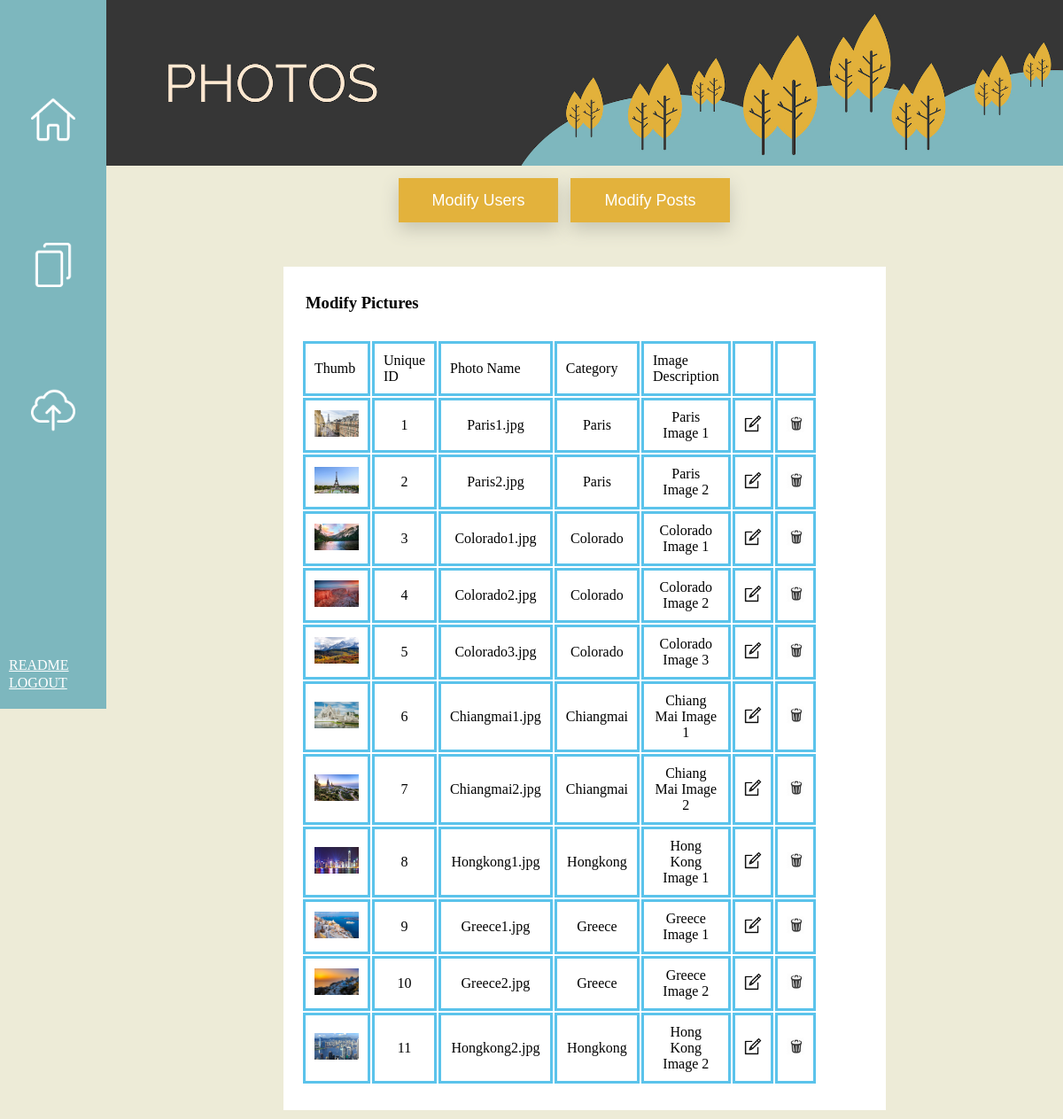
Page /modifyPhotos.php (signed in) on the committed database.
### tables this page shows
CREATE TABLE `Images` (
  `uniqueID` int(50) NOT NULL,
  `uniqueIDPhoto` varchar(50) NOT NULL,
  `ImgNum` int(50) NOT NULL,
  `ImgDes` varchar(100) NOT NULL,
  `accountType` varchar(50) NOT NULL
);

### modifyPhotos.php (the view, shortened to what this page needs)
<!DOCTYPE html>
<html xmls = "http://wwww.w3.org/1999/xhtml" xml:lang="en" lang="en">
<head>
<link rel="stylesheet" type="text/css" href="MASTER.css">
</head>
<body>
    <div class="content">
        <?php
            include("includes/openDBconn.php");
            include("includes/menu-alt.php"); ?>
        <div class="content-main">
<img style = "width: 100%;" src = "header/PHOTOS.jpg" alt = "header">
            <?php
                if($_SESSION["accountType"] != 0 && $_SESSION["accountType"] != 1) {?>
                <div class="button-container">
                <a style="text-decoration: none;" href="modifyUsers.php"><button class="button-default">Modify Users</button></a>
                <a style="text-decoration: none;" href="modifyPhotos.php"><button class="button-default">Modify Posts</button></a>
                </div>
                <?php } else if($_SESSION["accountType"] != 0) { ?>
                <a style="text-decoration: none;" href="idk.com"><button class="button-default">Modify Posts</button></a>
                <?php } else{ }?>
<?php
		$sql= "SELECT * FROM Images";
		$result=$conn->query($sql);
		?>
		<form style="width: 680px; height: auto;" id="form0" name="form0" method="post" action="modifyPhotosDo.php">
			<fieldset id="modifyPhotos">
				<legend>Modify Pictures</legend>
				<table style="margin-top: 20px; margin-left: auto; margin-right: auto;">
        <tr>
                        <td style="border: 3px solid #5BC3EB; padding: 10px; background-color: white;">Thumb</td>
                        <td style="border: 3px solid #5BC3EB;padding: 10px; background-color: white;">Unique ID</td>
                        <td style="border: 3px solid #5BC3EB;padding: 10px; background-color: white;">Photo Name</td>
                        <td style="border: 3px solid #5BC3EB;padding: 10px; background-color: white;">Category</td>
                        <td style="border: 3px solid #5BC3EB;padding: 10px; background-color: white;">Image Description</td>
						<td style="border: 3px solid #5BC3EB;padding: 10px; background-color: white;"></td>
						<td style="border: 3px solid #5BC3EB;padding: 10px; background-color: white;"></td>
                        </tr>
            <?php
                  if ($result->num_rows>0){
                    while ($row = $result->fetch_assoc()){
                    ?>
                        <tr>
                        <td style="border: 3px solid #5BC3EB; text-align: center; padding: 10px; background-color: white;"><img class="hover-shadow" style="width:50px;  height: 30px;" src="<?php echo("upload/".$row["uniqueIDPhoto"]); ?>"></td>
                        <td style="border: 3px solid #5BC3EB; text-align: center; padding: 10px; background-color: white;"><?php echo(trim($row["uniqueID"])); $id = trim($row["uniqueID"]);  ?></td>
                        <td style="border: 3px solid #5BC3EB; text-align: center; padding: 10px; background-color: white;"><?php echo(trim($row["uniqueIDPhoto"]));   ?></td>
                        <td style="border: 3px solid #5BC3EB; text-align: center; padding: 10px; background-color: white;"><?php echo(trim($row["accountType"]));   ?></td>
                        <td style="border: 3px solid #5BC3EB; text-align: center; padding: 10px; background-color: white;"><?php echo(trim($row["ImgDes"]));   ?></td>
                        <td style="border: 3px solid #5BC3EB; text-align: center; padding: 10px; background-color: white;">
                        <a href = "editImage.php?id=<?php echo(trim($row["uniqueIDPhoto"]));?>"><img style="width: 20px;" src="icons/edit.png"></a></td>
                        <td style="border: 3px solid #5BC3EB; text-align: center; padding: 10px; background-color: white;">
                        <a href = "imageDeleteDo.php?id=<?php echo(trim($row["uniqueIDPhoto"]));?>"> <img style="width: 20px;" src="icons/trash.png"></a></td>
                        </tr>
                    <?php
                    }
                }
            ?>
        </table>
				<br>
			</fieldset>
        </div>
    </div>
</body>
</html>

### includes/menu-alt.php
<head>
<link rel="stylesheet" type="text/css" href="MASTER.css">
</head>
<body>
<div class="sidebar">
<p>
    <a href = "home.php"><img style="width: 50px;" src="icons/house.png"></a>
    <a href = "gallery.php"><img style="width: 50px;" src="icons/gallery.png"></a>
    <?php
    if($_SESSION["accountType"] != "0" || $_SESSION["accountType"] != "0") {?>
     <a href = "upload.php"><img style="width: 50px;" src="icons/upload.png"></a>
    <?php
    } else{ }?>
</p>
<a style="margin-bottom: 30px; position: absolute; text-align: center;" class="logout" href = "readme.php">README</a>
<a style="position: absolute; text-align: center;" class="logout" href = "logout.php">LOGOUT</a>
</div>
</body>

### MASTER.css (style rules this page uses)
body { height: 100%; padding: 0; margin: 0; background-color: #F5F9FA; }
.button-container { width: 430px; margin: 10px auto 10px auto; }
.button-default { height: 50px; width: 180px; color: white; background-color: #E3B23C; border: none; margin: 0 5px 0 5px; display: inline-block; font-size: 18px; box-shadow: 0px 8px 20px #C6C5B4; }
.content { display: flex; height: auto; background-color: #EDEBD7; }
.content-main { flex: 90%; }
.sidebar { flex: 10%; background-color: #7DB7BE; height: 100vh; position: relative; }
p { display: block; text-align: center; text-transform: uppercase; margin: 100px 0 30px 0; }
p > a { display: block; font-weight: bold; margin: 90px 0 40px 0; text-decoration: underline; color:white; padding: 10px; }
.logout { position: absolute; bottom: 0; text-align: center; color: white; padding: 10px; margin: 0 auto 10px auto; display: block; }
form { margin-top: 50px; padding-top: 20px; background-color: rgb(255, 255, 255); width: 450px; margin-left: auto; margin-right: auto; display: block; height: 400px; }
fieldset { padding:10px; border: none; background-color: rgb(255, 255, 255); width:400px; overflow:auto; margin:10px; }
legend { color:#000000; margin:0 10px 0 0; padding: 0 5px; font-size:14pt; font-weight:bold; }
img.hover-shadow { transition: 0.3s; }

### rows in the picture
images: uniqueIDPhoto (picture), uniqueID "1", uniqueIDPhoto "Paris1.jpg", accountType "Paris", ImgDes "Paris Image 1"
images: uniqueIDPhoto (picture), uniqueID "2", uniqueIDPhoto "Paris2.jpg", accountType "Paris", ImgDes "Paris Image 2"
images: uniqueIDPhoto (picture), uniqueID "3", uniqueIDPhoto "Colorado1.jpg", accountType "Colorado", ImgDes "Colorado Image 1"
images: uniqueIDPhoto (picture), uniqueID "4", uniqueIDPhoto "Colorado2.jpg", accountType "Colorado", ImgDes "Colorado Image 2"
images: uniqueIDPhoto (picture), uniqueID "5", uniqueIDPhoto "Colorado3.jpg", accountType "Colorado", ImgDes "Colorado Image 3"
images: uniqueIDPhoto (picture), uniqueID "6", uniqueIDPhoto "Chiangmai1.jpg", accountType "Chiangmai", ImgDes "Chiang Mai Image 1"
images: uniqueIDPhoto (picture), uniqueID "7", uniqueIDPhoto "Chiangmai2.jpg", accountType "Chiangmai", ImgDes "Chiang Mai Image 2"
images: uniqueIDPhoto (picture), uniqueID "8", uniqueIDPhoto "Hongkong1.jpg", accountType "Hongkong", ImgDes "Hong Kong Image 1"
images: uniqueIDPhoto (picture), uniqueID "9", uniqueIDPhoto "Greece1.jpg", accountType "Greece", ImgDes "Greece Image 1"
images: uniqueIDPhoto (picture), uniqueID "10", uniqueIDPhoto "Greece2.jpg", accountType "Greece", ImgDes "Greece Image 2"
images: uniqueIDPhoto (picture), uniqueID "11", uniqueIDPhoto "Hongkong2.jpg", accountType "Hongkong", ImgDes "Hong Kong Image 2"
